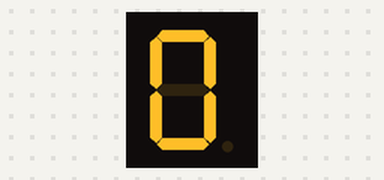
Bench run of a program on a simulated ESP32 board running MicroPython. On the bench: 1-digit seven-segment display. The segment pins are drawn as the display they are named for.

Above: at 0.3 s.
At 1.32 s:
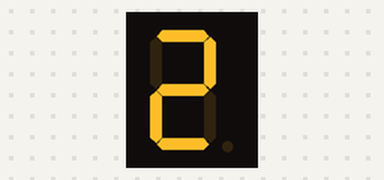
At 2.1 s:
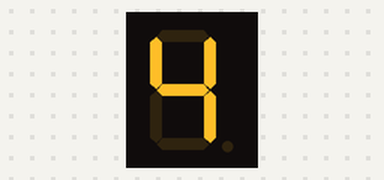
At 3.6 s:
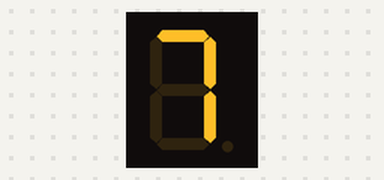
At 5.1 s:
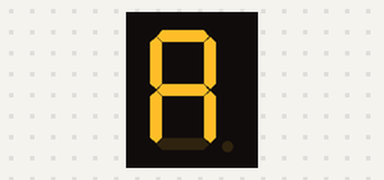
At 6.6 s:
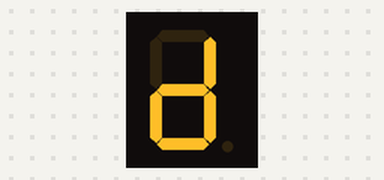

Measured:
- by itself, everything shown: repeats every 8.0 s, in 16 steps
- what the display in image 0 shows lasts 0.4 s, from 0.1 s to 0.5 s

The program:

lab4_1.py
```python
from machine import Pin
import time

pins = [4, 5, 13, 14, 16, 17, 18, 19]
segment  = [Pin(p, Pin.OUT) for p in pins]

ON, OFF = 0, 1

hex7b = [
    0x3F,
    0x06,
    0x5B,
    0x4F,
    0x66,
    0x6D,
    0x7D,
    0x07,
    0x7F,
    0x6F,
    0x77,
    0x7C,
    0x39,
    0x5E,
    0x79,
    0x71
]

def show(n):
    m = hex7b[n & 0xF]
    for i in range(7):
        segment[i].value(ON if (m >> i) & 1 else OFF)
    segment[7].value(OFF)

while True:
    for n in range(16):
        show(n)
        time.sleep(0.5)
```
